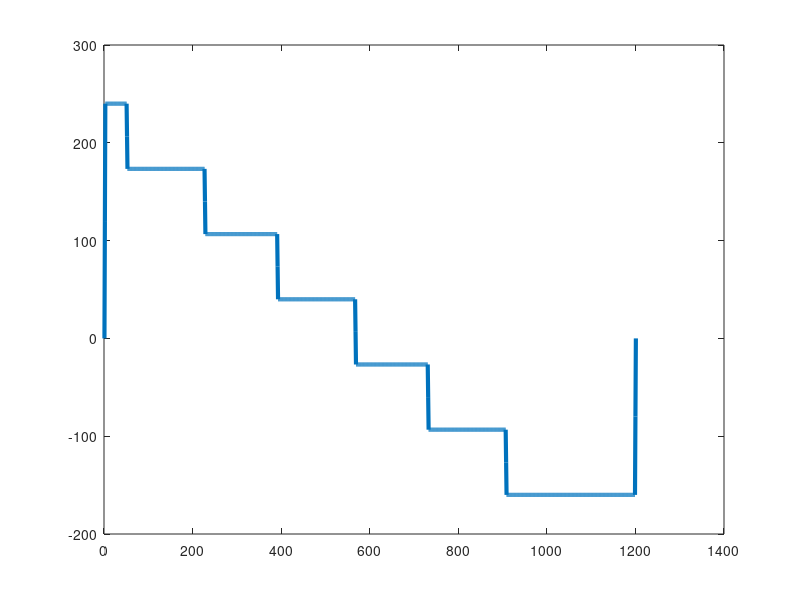
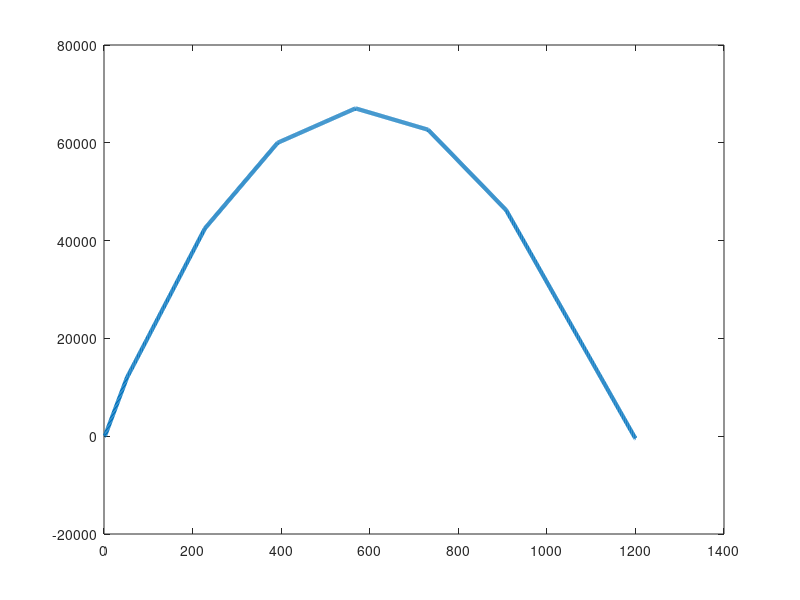

Recreate these plots in MATLAB, in order.
clear; close all;
%% 0. Initialize Parameters
L = 1200; % Length of bridge
n = 1200; % Discretize into 1 mm seg.
P = 400; % Total weight of train [N]
x = linspace(0, L, n+1); % x-axis (0 to 1201)

%% 1. SFD, BMD under train loading

x_train = [52 228 392 568 732 908]; % Train Load Locations
P_train=[1 1 1 1 1 1]*P/6; 
n_train = 1;

SFDi = zeros(n_train, n+1); % 1 SFD for each train loc.
BMDi = zeros(n_train, n+1); % 1 BMD for each train loc.

% Solve for SFD and BMD with the train at different locations

for i = 1:n_train
    %location = fix(L / (n_train+1) * i); % start location of train (300, 600, 900)
    locations = x_train;
    
    % Reaction forces (Rearranged moment and Fy equations)
    B_y = sum(locations .* P_train) / L;
    A_y = sum(P_train) - B_y;

    % Create a vector with forces at locations
    w = zeros(n+1, 1);
    w(2) = A_y;
    w(locations) = -(P/6);
    w(L) = B_y;

    % Create SFD and BMD vectors with integration
    SFDi(i,:) = cumtrapz(w');
    BMDi(i,:) = cumtrapz(SFDi(i,:));
    figure;
    plot(SFDi(i,:), "LineWidth", 3);
    figure;
    plot(BMDi(i,:), "LineWidth", 3);
end

% Get max SFD, BMD and plot

SFD = max(abs(SFDi));
BMD = max(BMDi);

% figure;
% plot(SFD, "LineWidth", 3);
% figure;
% plot(BMD, "LineWidth", 3);